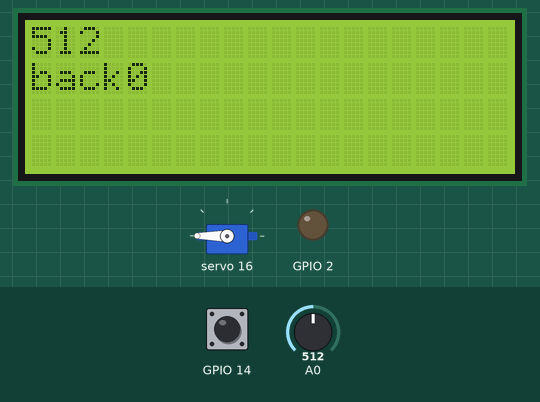
Simulated run of this sketch. Board: ESP8266 (NodeMCU). Parts: 20×4 character LCD, servo, output pins drawn as LEDs (lit = HIGH). Dashed ring = blinking. The test bench sets the inputs (shaded band); at power-on: GPIO 14 HIGH, A0 = 512. WiFi joins after 1.5 s; servers stay silent unless stated; network time is answered at once with the bench clock; the local clock reads 2024-03-15 10:24:30 at power-on unless the sketch sets it; what the sketch prints to the serial monitor is not drawn.

Above: at 3.0 s.
3.1 s: GPIO 14 driven LOW
At 5.1 s:
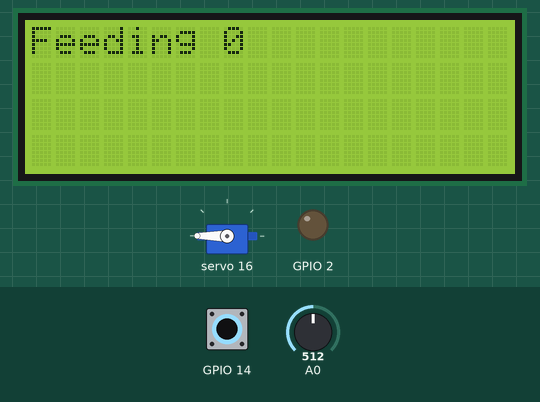
6.1 s: GPIO 14 driven HIGH
At 9.04 s:
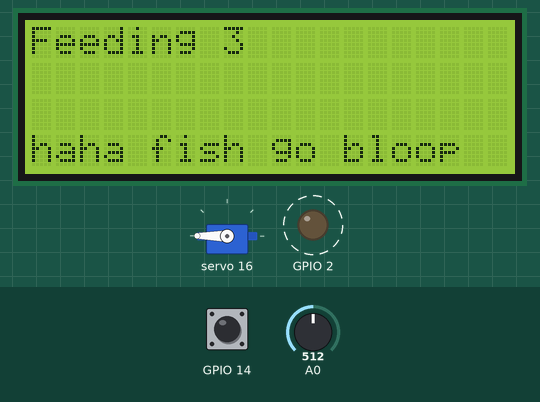
9.1 s: GPIO 14 pulsed LOW 2 times (0.12 s each, 0.3 s apart)
At 16.99 s:
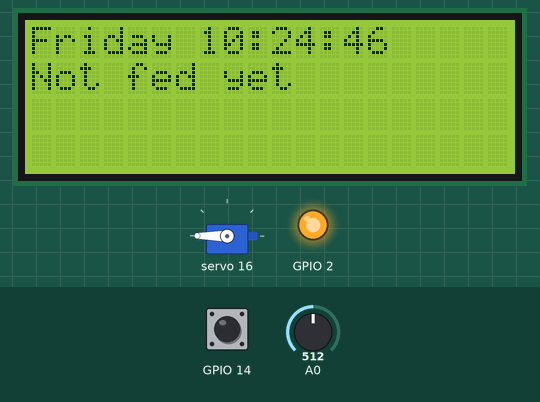
Timing chart, 0 to 27.7 s (numbered marks = the images above; inputs shaded):
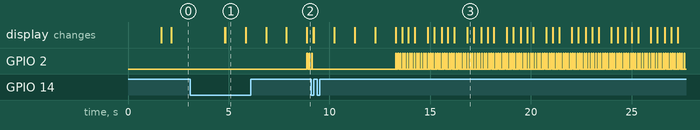

The sketch:

2020_fish_feeder_new.ino
```cpp
#include <LiquidCrystal_I2C.h>
#include <Wire.h>
#include <Adafruit_PWMServoDriver.h>
#include <PCD8544.h>
#include <Servo.h>
#include <NTPClient.h>
#include <ESP8266WiFi.h>
#include <WiFiUdp.h>


const char *ssid     = "Lil Wayne's Lil Shack";
const char *password = "Gl4st0nbury";

String last_fed = "Not fed yet";

const long utcOffsetInSeconds = -28800;

char daysOfTheWeek[7][12] = {"Sunday", "Monday", "Tuesday", "Wednesday", "Thursday", "Friday", "Saturday"};

LiquidCrystal_I2C lcd(0x27, 20, 4);

WiFiUDP ntpUDP;
NTPClient timeClient(ntpUDP, "pool.ntp.org", utcOffsetInSeconds);

Adafruit_PWMServoDriver pwm = Adafruit_PWMServoDriver(0x41);

int servo_num = 4;

int* backPWMArray;
int* frontPWMArray;


void setup() {
  Serial.begin(9600);


  lcd.init();
  lcd.backlight();
  lcd.setCursor(0, 0);

  WiFi.begin(ssid, password);

  while ( WiFi.status() != WL_CONNECTED ) {
    lcd.clear();
    lcd.setCursor(0, 0);
    lcd.print("WIFI CONNECTING...");
    delay ( 500 );

  }

  lcd.clear();
  lcd.setCursor(0, 0);
  lcd.print("WIFI CONNECTED!");

  delay(500);

  timeClient.begin();

  pinMode(LED_BUILTIN, OUTPUT);// Initialize the LED_BUILTIN pin as an output
  pinMode(14, INPUT);


  pwm.begin();
  pwm.setOscillatorFrequency(27000000);
  pwm.setPWMFreq(50);

  backPWMArray = (int*)calloc(servo_num,sizeof(int));
  frontPWMArray = (int*)calloc(servo_num,sizeof(int));


  for (int i = 0; i < servo_num; i++){

    Serial.println(digitalRead(14));

    while (digitalRead(14)){

      lcd.clear();

      int backPWM = analogRead(A0);

      lcd.setCursor(0, 0);
      lcd.print(backPWM);
      lcd.setCursor(0, 1);
      lcd.print("back" + String(i));

      pwm.setPWM(i, 0, backPWM);

      delay(50);

      backPWMArray[i] = backPWM;

    }

    delay(200);

    while (digitalRead(14)){

      lcd.clear();

      int frontPWM = analogRead(A0);

      lcd.setCursor(0, 0);
      lcd.print(frontPWM);
      lcd.setCursor(0, 1);
      lcd.print("front" + String(i));

      pwm.setPWM(i, 0, frontPWM);

      delay(50);

      frontPWMArray[i] = frontPWM;

    }

    delay(200);

  }


}

void loop() {

  String day;
  int hour;
  int minute;
  int second;

  String date_string;

  lcd.setCursor(0, 0);

  if(WiFi.status() != WL_CONNECTED){

    while(WiFi.status() != WL_CONNECTED){
      lcd.clear();
      lcd.print("WIFI CONNECTING...");


      digitalWrite(LED_BUILTIN, HIGH);   // Turn the LED on by making the voltage LOW
      delay(50);                      // Wait for a second
      digitalWrite(LED_BUILTIN , LOW);
      delay(50);
    }

  }

  if(WiFi.status() == WL_CONNECTED){
    timeClient.update();
    day = daysOfTheWeek[timeClient.getDay()];
    hour = timeClient.getHours();
    minute = timeClient.getMinutes();
    second = timeClient.getSeconds();

    date_string = day + " " + String(hour) + ":" + String(minute) + ":" + String(second);
    lcd.clear();
    lcd.print(date_string);
    lcd.setCursor(0,1);
    lcd.print(last_fed);
    delay(10);
  }


  if(day == "Tuesday" && hour == 13 && minute == 30 && second == 0){

    for (int i = 0; i < servo_num; i++){
      feed(i);
    }

    last_fed = "Last fed: " + date_string;
  }

  if(day == "Friday" && hour == 13 && minute == 30 && second == 0){

    for (int i = 0; i < servo_num; i++){
      feed(i);
    }

    last_fed = "Last fed: " + date_string;
  }

  if (!digitalRead(14)){
    for (int i = 0; i < servo_num; i++){
      feed(i);
    }
  }

  lcd.setCursor(0, 3);
  lcd.print("haha fish go bloop");

  digitalWrite(LED_BUILTIN, HIGH);   // Turn the LED on by making the voltage LOW
  delay(30);                      // Wait for a second
  digitalWrite(LED_BUILTIN , LOW);
  delay(30);

}


void feed(int servo_num){

  lcd.setCursor(0, 0);
  lcd.clear();
  lcd.print("Feeding " + String(servo_num));

  pwm.setPWM(servo_num, 0, backPWMArray[servo_num]);
  delay(500);
  pwm.setPWM(servo_num, 0, frontPWMArray[servo_num]);
  delay(500);
}
```

Measured:
- after the input at 3.1 s, the display: first changes after 1.7 s (image 1 shows a later state)
- after the input at 9.1 s, the display: first differs from a run without the input after 0.13 s (image 3 shows a later state)
- what the display in image 1 shows lasts 1.0 s, from 4.8 s to 5.8 s
